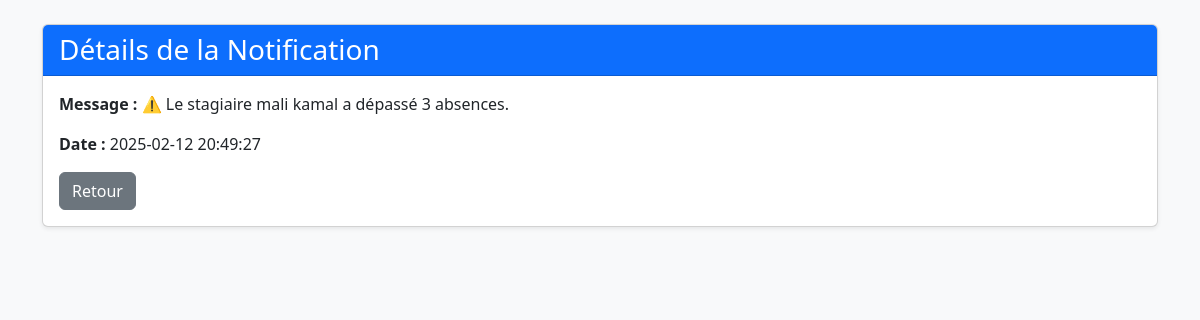
The page /voir_notification.php?id=64 (signed in) on the database its author committed.
### tables this page shows
CREATE TABLE `notifications` (
  `id` int(11) NOT NULL,
  `utilisateur_id` int(11) NOT NULL,
  `message` text NOT NULL,
  `date_notification` timestamp NOT NULL DEFAULT current_timestamp(),
  `lu` tinyint(1) DEFAULT 0
);

### voir_notification.php (the view, shortened to what this page needs)
<?php
include 'baseDonnee.php';
$notif_id = intval($_GET['id']);
$stmt = $pdo->prepare("SELECT * FROM notifications WHERE id = ?");
$stmt->execute([$notif_id]);
$notification = $stmt->fetch(PDO::FETCH_ASSOC);
?>
<!DOCTYPE html>
<html lang="fr">
<head>
    <link href="https://cdn.jsdelivr.net/npm/bootstrap@5.3.0/dist/css/bootstrap.min.css" rel="stylesheet">
</head>
<body class="bg-light">
<div class="container mt-4">
    <div class="card shadow-sm">
        <div class="card-header bg-primary text-white">
            <h3 class="mb-0">Détails de la Notification</h3>
        </div>
        <div class="card-body">
            <p><strong>Message :</strong> <?= htmlspecialchars($notification['message']) ?></p>
            <p><strong>Date :</strong> <?= htmlspecialchars($notification['date_notification']) ?></p>
            <a href="index.php" class="btn btn-secondary">Retour</a>
        </div>
    </div>
</div>
</body>
</html>

### rows shown on the page
notifications: message "⚠️ Le stagiaire mali kamal a dépassé 3 absences.", date_notification "2025-02-12 20:49:27"
